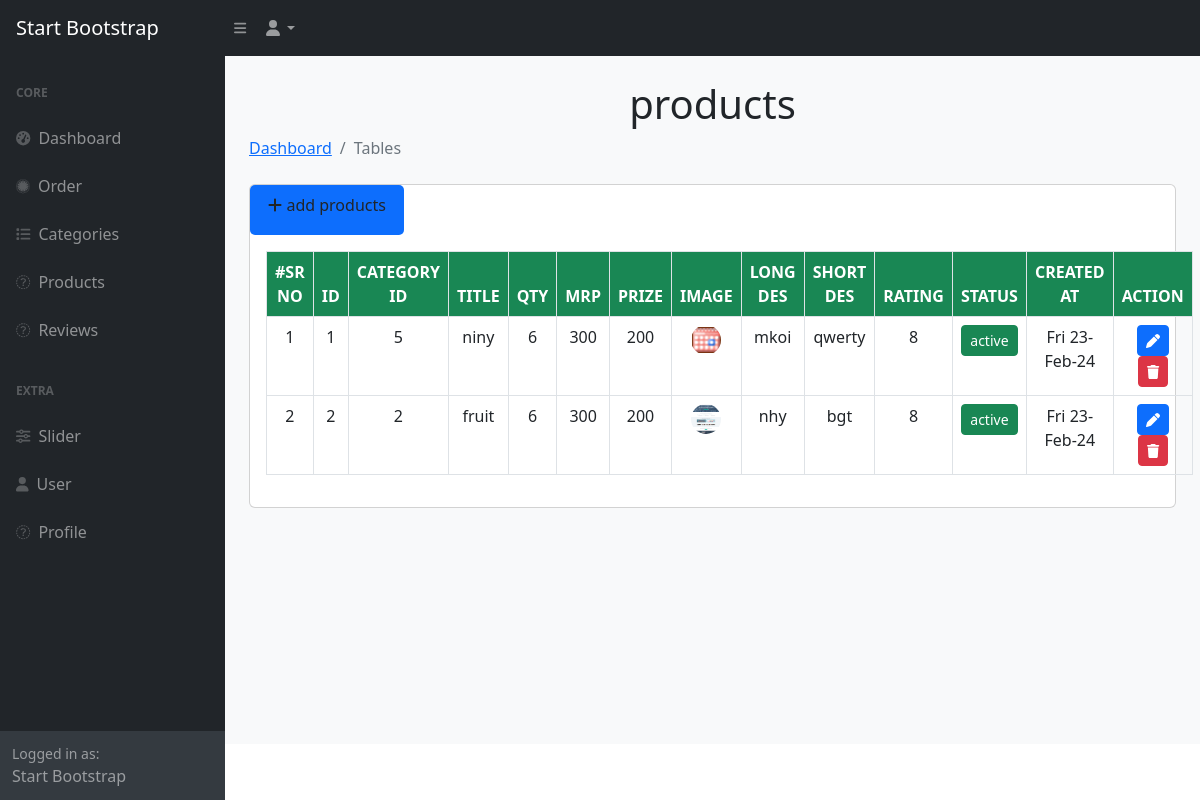
/admin/products.php, run on the app's committed database.
### tables this page shows
CREATE TABLE `products` (
  `id` bigint(20) NOT NULL,
  `categories_id` int(11) NOT NULL DEFAULT 0,
  `title` varchar(255) NOT NULL,
  `qty` int(11) NOT NULL,
  `mrp` float NOT NULL,
  `price` float NOT NULL,
  `image` varchar(255) NOT NULL,
  `long_description` text NOT NULL,
  `short_description` text NOT NULL,
  `rating` int(11) NOT NULL,
  `status` tinyint(4) NOT NULL DEFAULT 1,
  `created_at` timestamp NOT NULL DEFAULT current_timestamp() ON UPDATE current_timestamp()
);

### admin/products.php (the view, shortened to what this page needs)
<?php
require_once("../components/admin-top.php");
?>
  <body>
    <div class="page-holder bg-light">
      <?php
require_once("../components/admin-navbar.php");
?>
        <?php
require_once("../components/admin-sidebar.php");
?>
            <div id="layoutSidenav_content">
                <main>
                    <div class="container-fluid px-4 text-center text-capatilize text-bold">
                        <h1 class="mt-4">products</h1>
                        <ol class="breadcrumb mb-4">
                            <li class="breadcrumb-item "><a href="index.php">Dashboard</a></li>
                            <li class="breadcrumb-item active">Tables</li>
                        </ol>
                        <div class="card mb-4">
                              <a class="nav-link bg-primary col-2 btn-height text-center pt-2" href="manage-products.php">
                              <i class="fas fa-plus"></i>
                        add products
                            </a>
<div class="card-body">
                                <table id="datatablesSimple" class = "table table-bordered table-stripped table-hover text-capitalized text-center">
                                    <thead class = "bg-success text-white text-uppercase">
                                        <tr>
                                            <th>#sr No</th>
                                            <th>id</th>
                                            <th>category id</th>
                                            <th>title</th>
                                            <th>qty</th>
                                            <th>mrp</th>
                                            <th>prize</th>
                                            <th>image</th>
                                            <th>long des</th>
                                            <th>short des</th>
                                            <th>rating</th>
                                            <th>status</th>
                                            <th>created at</th>
                                            <th>action</th>
                                        </tr>
                                    </thead>
                                    <tbody>
                                    <?php
                             $i = 1;
                             $sql = "SELECT * FROM `products`";
                             $res = mysqli_query($conn, $sql);
                             if(mysqli_num_rows($res) > 0){
                                while($row = mysqli_fetch_array($res)){
                            ?>
                                        <tr>
                                        <td><?php echo $i?></td>
                                    <td><?php echo $row["id"]?></td>
                                    <td><?php echo $row["categories_id"]?></td>
                                    <td><?php echo $row["title"]?></td>
                                    <td><?php echo $row["qty"]?></td>
                                    <td><?php echo $row["mrp"]?></td>
                                    <td><?php echo $row["price"]?></td>
                                    <td>
                                    <a href="assets/img/prodects/<?php
                                if(empty($row["image"])){
                                    echo "dummy img.png";
                                }else{
                                    echo $row["image"];
                                }
                                ?>" target="_blank">
                                <img src="assets/img/prodects/<?php
                                if(empty($row["image"])){
                                    echo "dummy img.png";
                                }else{
                                    echo $row["image"];
                                }
                                ?>" class=" avatar-icon csimage" alt="">
                                </a>
                                </td>
                                <td><?php echo $row["long_description"]?></td>
                                <td><?php echo $row["short_description"]?></td>
                                <td><?php echo $row["rating"]?></td>
                                <td>
                                <?php
                                if($row["status"] == 1){
                                    echo '<a href="?action=active&id='.$row["id"].'" class="btn btn-sm btn-success" name="active"><span>active</span></a>';
                                }else{
                                    echo '<a href="?action=deactive&id='.$row["id"].'" class="btn btn-sm btn-warning" name="deactive"><span>deactive</span></a>';
                                }
                                ?>
                                </td>
                                            <td>
                                            <?php echo date("D d-M-y", strtotime( $row["created_at"]))?></td>
                                            <td>
                                            <a href="manage-products.php?id=<?php echo $row["id"]?>" class="btn btn-sm btn-primary"><span class="fas fa-pen"></span></a>
                                                <form action="" method="post">
                                                <button class="btn btn-sm btn-danger" name="btn_del" onclick="return confirm('Are you sure?')"><span class="fas fa-trash"></span></button>
                                                </form>
                                            </td>
                                        </tr>
                                        <?php
                                $i++;
                                }
                             }
                             else{
                                echo '<div class="alert alert-success msg" role="alert">
                                No record found!
                              </div>';
                             };
                            ?>
                                    </tbody>
                                </table>
                            </div>
                        </div>
                    </div>
                </main>
            </div>
        </div>
    </body>
</html>

### css/custom.css (style rules this page uses)
.csimage { width: 30px; height: 30px; border-radius: 50%; }
.btn-height { height: 50px; border-radius: 5px; }

### data on the page
products: id "1", categories "5", title "niny", qty "6", mrp "300", price "200", image (picture), long_description "mkoi", short_description "qwerty", rating "8", created_at "Fri 23-Feb-24"
products: id "2", categories "2", title "fruit", qty "6", mrp "300", price "200", image (picture), long_description "nhy", short_description "bgt", rating "8", created_at "Fri 23-Feb-24"
